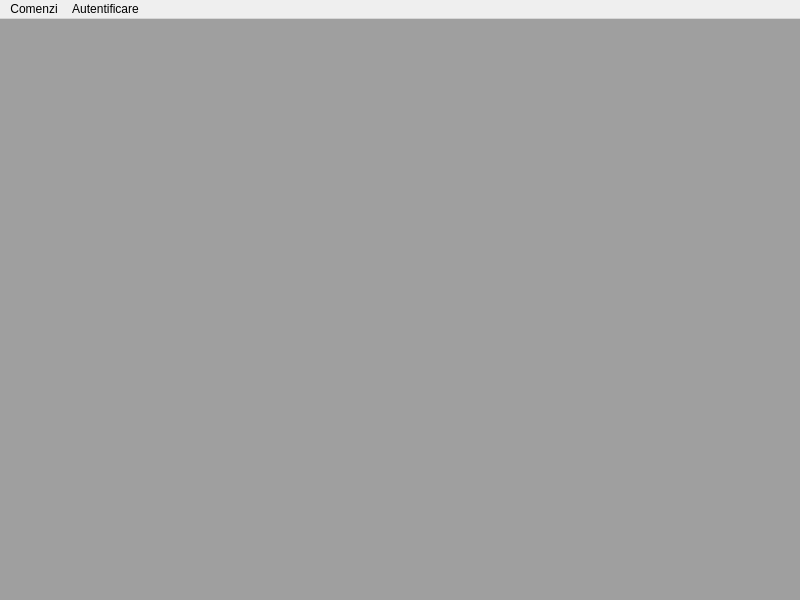
<?xml version="1.0" encoding="UTF-8"?>
<ui version="4.0">
 <class>MainWindow</class>
 <widget class="QMainWindow" name="MainWindow">
  <property name="geometry">
   <rect>
    <x>0</x>
    <y>0</y>
    <width>800</width>
    <height>600</height>
   </rect>
  </property>
  <property name="sizePolicy">
   <sizepolicy hsizetype="Preferred" vsizetype="Preferred">
    <horstretch>0</horstretch>
    <verstretch>0</verstretch>
   </sizepolicy>
  </property>
  <property name="minimumSize">
   <size>
    <width>640</width>
    <height>480</height>
   </size>
  </property>
  <property name="maximumSize">
   <size>
    <width>7680</width>
    <height>4320</height>
   </size>
  </property>
  <property name="contextMenuPolicy">
   <enum>Qt::NoContextMenu</enum>
  </property>
  <property name="windowTitle">
   <string>FLIMaster</string>
  </property>
  <property name="unifiedTitleAndToolBarOnMac">
   <bool>false</bool>
  </property>
  <widget class="QWidget" name="centralwidget">
   <layout class="QGridLayout" name="MainWindowLayout">
    <property name="leftMargin">
     <number>0</number>
    </property>
    <property name="topMargin">
     <number>0</number>
    </property>
    <property name="rightMargin">
     <number>0</number>
    </property>
    <property name="bottomMargin">
     <number>0</number>
    </property>
    <item row="0" column="0">
     <widget class="QMdiArea" name="mdiArea">
      <property name="enabled">
       <bool>true</bool>
      </property>
      <property name="autoFillBackground">
       <bool>true</bool>
      </property>
     </widget>
    </item>
   </layout>
  </widget>
  <widget class="QMenuBar" name="menubar">
   <property name="geometry">
    <rect>
     <x>0</x>
     <y>0</y>
     <width>800</width>
     <height>20</height>
    </rect>
   </property>
   <widget class="QMenu" name="menuComenzi">
    <property name="title">
     <string>Comenzi</string>
    </property>
    <addaction name="actionPreluare_eMAG"/>
   </widget>
   <widget class="QMenu" name="menuAutentificare">
    <property name="title">
     <string>Autentificare</string>
    </property>
    <addaction name="actionAutentificare_eMAG"/>
   </widget>
   <addaction name="menuComenzi"/>
   <addaction name="menuAutentificare"/>
  </widget>
  <action name="actionPreluare_eMAG">
   <property name="text">
    <string>Preluare eMAG</string>
   </property>
  </action>
  <action name="actionAutentificare_eMAG">
   <property name="text">
    <string>Autentificare eMAG</string>
   </property>
  </action>
 </widget>
 <resources/>
 <connections/>
</ui>
